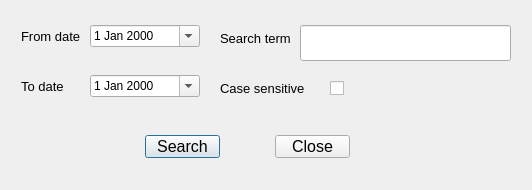
<?xml version="1.0" encoding="UTF-8"?>
<ui version="4.0">
 <class>DialogSearch</class>
 <widget class="QDialog" name="DialogSearch">
  <property name="geometry">
   <rect>
    <x>0</x>
    <y>0</y>
    <width>532</width>
    <height>190</height>
   </rect>
  </property>
  <property name="windowTitle">
   <string>Search entries</string>
  </property>
  <property name="modal">
   <bool>false</bool>
  </property>
  <widget class="QLineEdit" name="lineEditSeachTerm">
   <property name="geometry">
    <rect>
     <x>300</x>
     <y>25</y>
     <width>211</width>
     <height>36</height>
    </rect>
   </property>
   <property name="font">
    <font>
     <pointsize>12</pointsize>
    </font>
   </property>
  </widget>
  <widget class="QDateEdit" name="dateEditStart">
   <property name="geometry">
    <rect>
     <x>90</x>
     <y>25</y>
     <width>110</width>
     <height>22</height>
    </rect>
   </property>
   <property name="calendarPopup">
    <bool>true</bool>
   </property>
  </widget>
  <widget class="QDateEdit" name="dateEditEnd">
   <property name="geometry">
    <rect>
     <x>90</x>
     <y>75</y>
     <width>110</width>
     <height>22</height>
    </rect>
   </property>
   <property name="calendarPopup">
    <bool>true</bool>
   </property>
  </widget>
  <widget class="QCheckBox" name="checkBoxCase">
   <property name="geometry">
    <rect>
     <x>330</x>
     <y>80</y>
     <width>16</width>
     <height>17</height>
    </rect>
   </property>
   <property name="text">
    <string/>
   </property>
  </widget>
  <widget class="QPushButton" name="pushButtonSearch">
   <property name="geometry">
    <rect>
     <x>145</x>
     <y>135</y>
     <width>75</width>
     <height>23</height>
    </rect>
   </property>
   <property name="font">
    <font>
     <pointsize>12</pointsize>
    </font>
   </property>
   <property name="text">
    <string>Search</string>
   </property>
  </widget>
  <widget class="QPushButton" name="pushButtonClose">
   <property name="geometry">
    <rect>
     <x>275</x>
     <y>135</y>
     <width>75</width>
     <height>23</height>
    </rect>
   </property>
   <property name="font">
    <font>
     <pointsize>12</pointsize>
    </font>
   </property>
   <property name="text">
    <string>Close</string>
   </property>
  </widget>
  <widget class="QLabel" name="labelStartDate">
   <property name="geometry">
    <rect>
     <x>21</x>
     <y>30</y>
     <width>61</width>
     <height>13</height>
    </rect>
   </property>
   <property name="font">
    <font>
     <pointsize>10</pointsize>
    </font>
   </property>
   <property name="text">
    <string>From date</string>
   </property>
  </widget>
  <widget class="QLabel" name="labelEndDate">
   <property name="geometry">
    <rect>
     <x>21</x>
     <y>80</y>
     <width>66</width>
     <height>13</height>
    </rect>
   </property>
   <property name="font">
    <font>
     <pointsize>10</pointsize>
    </font>
   </property>
   <property name="text">
    <string>To date</string>
   </property>
  </widget>
  <widget class="QLabel" name="labelSeachTerm">
   <property name="geometry">
    <rect>
     <x>220</x>
     <y>30</y>
     <width>71</width>
     <height>16</height>
    </rect>
   </property>
   <property name="font">
    <font>
     <pointsize>10</pointsize>
    </font>
   </property>
   <property name="text">
    <string>Search term</string>
   </property>
  </widget>
  <widget class="QLabel" name="labelCaseCheck">
   <property name="geometry">
    <rect>
     <x>220</x>
     <y>80</y>
     <width>86</width>
     <height>16</height>
    </rect>
   </property>
   <property name="font">
    <font>
     <pointsize>10</pointsize>
    </font>
   </property>
   <property name="text">
    <string>Case sensitive</string>
   </property>
  </widget>
 </widget>
 <resources/>
 <connections/>
</ui>
